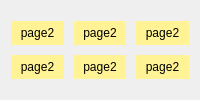
                                      <widget class="QWidget" name="page_11">
                                       <layout class="QHBoxLayout" name="horizontalLayout_41">
                                        <item>
                                         <layout class="QGridLayout" name="gridLayout_21">
                                          <property name="leftMargin">
                                           <number>0</number>
                                          </property>
                                          <property name="topMargin">
                                           <number>10</number>
                                          </property>
                                          <property name="rightMargin">
                                           <number>0</number>
                                          </property>
                                          <property name="bottomMargin">
                                           <number>10</number>
                                          </property>
                                          <property name="spacing">
                                           <number>10</number>
                                          </property>
                                          <item row="1" column="1">
                                           <widget class="QLabel" name="label_129">
                                            <property name="maximumSize">
                                             <size>
                                              <width>120</width>
                                              <height>120</height>
                                             </size>
                                            </property>
                                            <property name="styleSheet">
                                             <string notr="true">*{background: rgb(255, 243, 149)
}</string>
                                            </property>
                                            <property name="text">
                                             <string>page2</string>
                                            </property>
                                            <property name="alignment">
                                             <set>Qt::AlignCenter</set>
                                            </property>
                                           </widget>
                                          </item>
                                          <item row="0" column="1">
                                           <widget class="QLabel" name="label_130">
                                            <property name="maximumSize">
                                             <size>
                                              <width>120</width>
                                              <height>120</height>
                                             </size>
                                            </property>
                                            <property name="styleSheet">
                                             <string notr="true">*{background: rgb(255, 243, 149)
}</string>
                                            </property>
                                            <property name="text">
                                             <string>page2</string>
                                            </property>
                                            <property name="alignment">
                                             <set>Qt::AlignCenter</set>
                                            </property>
                                           </widget>
                                          </item>
                                          <item row="1" column="0">
                                           <widget class="QLabel" name="label_131">
                                            <property name="maximumSize">
                                             <size>
                                              <width>120</width>
                                              <height>120</height>
                                             </size>
                                            </property>
                                            <property name="styleSheet">
                                             <string notr="true">*{background: rgb(255, 243, 149)
}</string>
                                            </property>
                                            <property name="text">
                                             <string>page2</string>
                                            </property>
                                            <property name="alignment">
                                             <set>Qt::AlignCenter</set>
                                            </property>
                                           </widget>
                                          </item>
                                          <item row="0" column="0">
                                           <widget class="QLabel" name="label_132">
                                            <property name="maximumSize">
                                             <size>
                                              <width>120</width>
                                              <height>120</height>
                                             </size>
                                            </property>
                                            <property name="styleSheet">
                                             <string notr="true">*{background: rgb(255, 243, 149)
}</string>
                                            </property>
                                            <property name="text">
                                             <string>page2</string>
                                            </property>
                                            <property name="alignment">
                                             <set>Qt::AlignCenter</set>
                                            </property>
                                           </widget>
                                          </item>
                                          <item row="0" column="2">
                                           <widget class="QLabel" name="label_134">
                                            <property name="maximumSize">
                                             <size>
                                              <width>120</width>
                                              <height>120</height>
                                             </size>
                                            </property>
                                            <property name="styleSheet">
                                             <string notr="true">*{background: rgb(255, 243, 149)
}</string>
                                            </property>
                                            <property name="text">
                                             <string>page2</string>
                                            </property>
                                            <property name="alignment">
                                             <set>Qt::AlignCenter</set>
                                            </property>
                                           </widget>
                                          </item>
                                          <item row="1" column="2">
                                           <widget class="QLabel" name="label_135">
                                            <property name="maximumSize">
                                             <size>
                                              <width>120</width>
                                              <height>120</height>
                                             </size>
                                            </property>
                                            <property name="styleSheet">
                                             <string notr="true">*{background: rgb(255, 243, 149)
}</string>
                                            </property>
                                            <property name="text">
                                             <string>page2</string>
                                            </property>
                                            <property name="alignment">
                                             <set>Qt::AlignCenter</set>
                                            </property>
                                           </widget>
                                          </item>
                                         </layout>
                                        </item>
                                       </layout>
                                      </widget>
